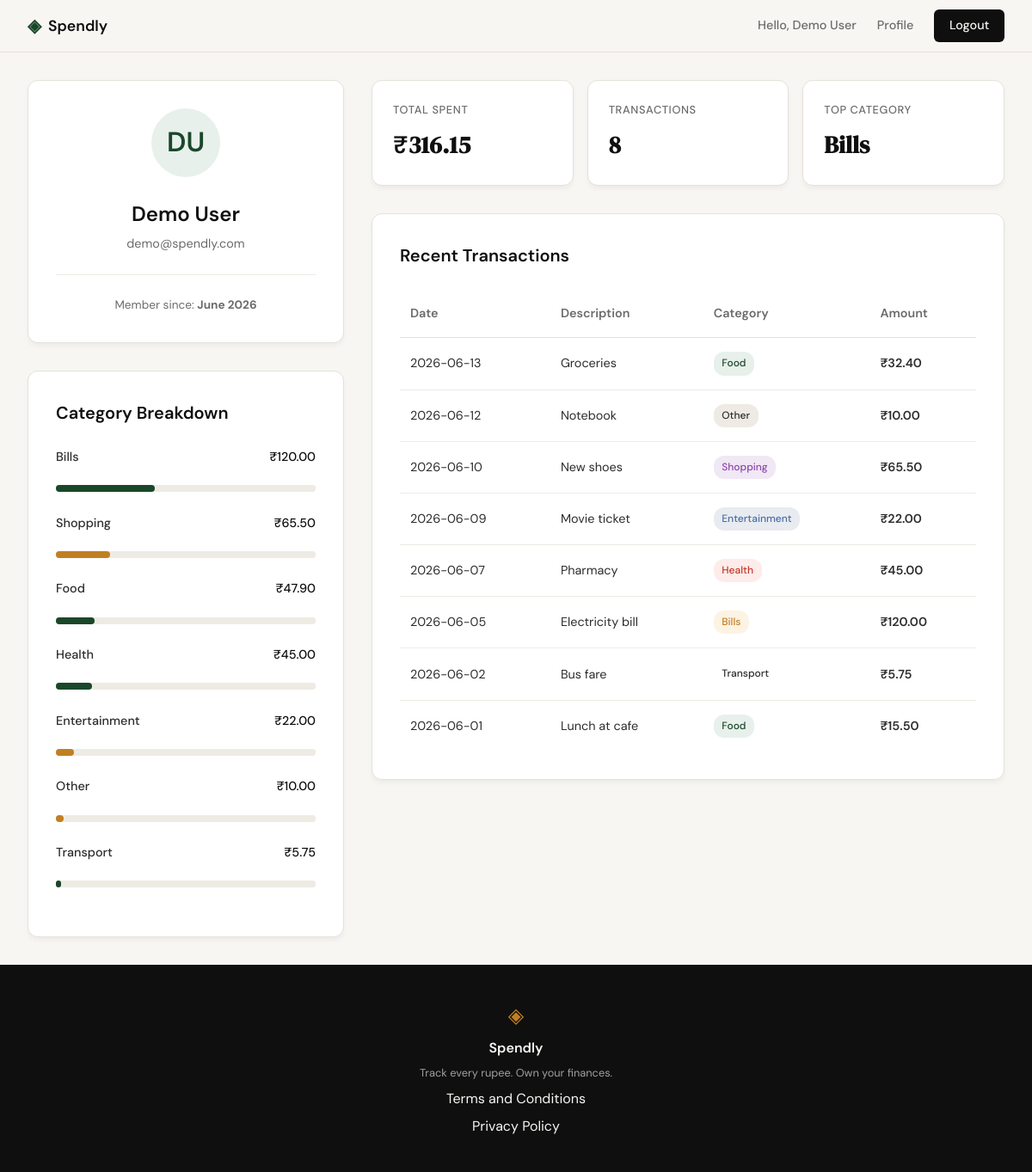
The page /profile (signed in) on the database as committed earlier.
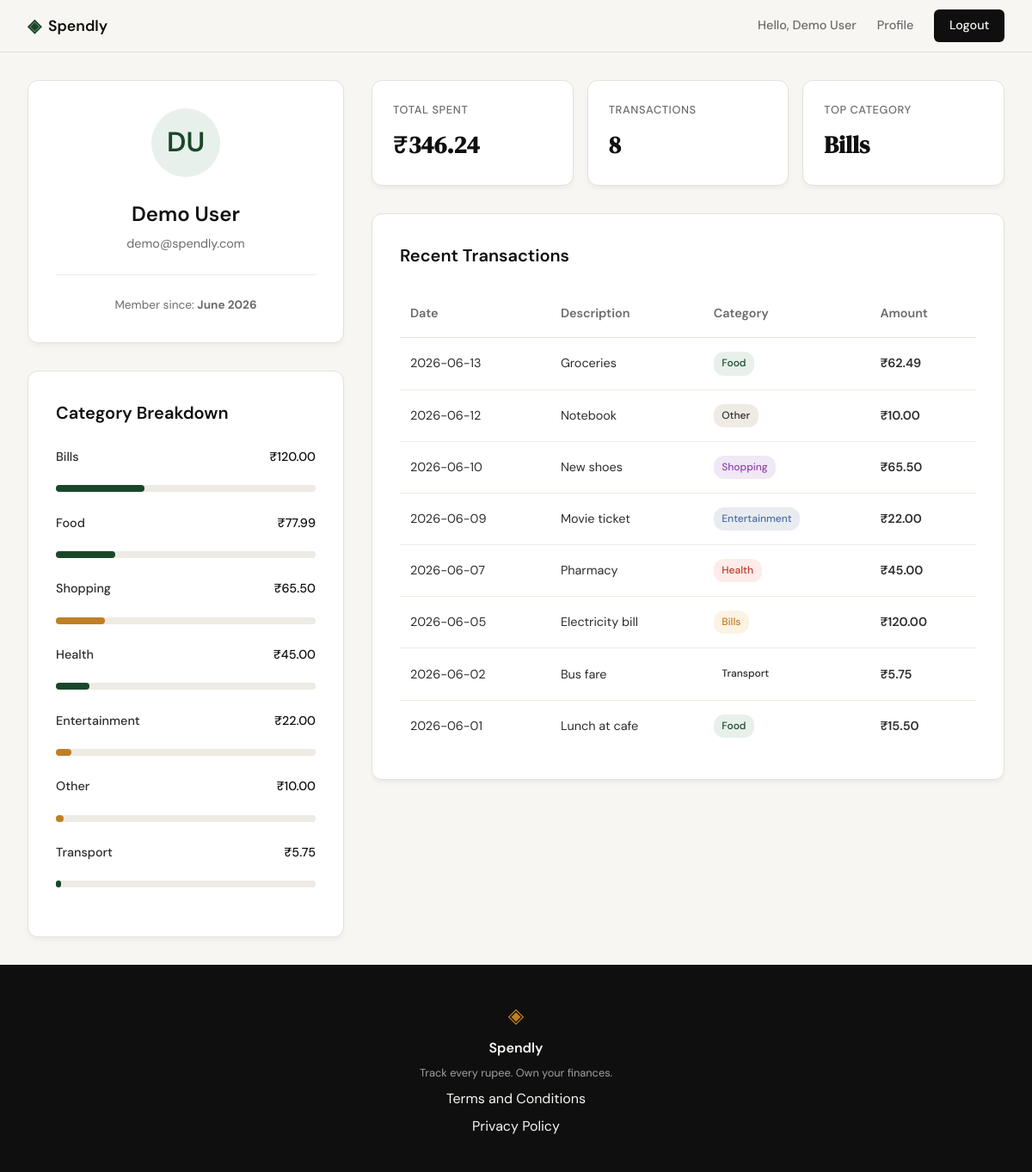
The same page on the database as committed later.
### tables this page shows
CREATE TABLE users (
            id INTEGER PRIMARY KEY AUTOINCREMENT,
            name TEXT NOT NULL,
            email TEXT UNIQUE NOT NULL,
            password_hash TEXT NOT NULL,
            created_at TEXT DEFAULT (datetime('now'))
        );

CREATE TABLE expenses (
            id INTEGER PRIMARY KEY AUTOINCREMENT,
            user_id INTEGER NOT NULL,
            amount REAL NOT NULL,
            category TEXT NOT NULL,
            date TEXT NOT NULL,
            description TEXT,
            created_at TEXT DEFAULT (datetime('now')),
            FOREIGN KEY (user_id) REFERENCES users (id)
        );

### app.py (the view)
@app.route("/profile")
def profile():
    user_id = session.get("user_id")
    if not user_id:
        return redirect(url_for("login"))
    user_db = get_user_by_id(user_id)
    if not user_db:
        session.clear()
        return redirect(url_for("login"))
    name = user_db["name"]
    parts = name.split()
    initials = "".join([p[0] for p in parts if p]).upper()[:2] if parts else "U"
    user_data = {
        "name": name,
        "email": user_db["email"],
        "initials": initials,
        "joined_date": user_db["member_since"]
    }
    db_stats = get_summary_stats(user_id)
    stats = {
        "total_spent": f"₹{db_stats['total_spent']:,.2f}",
        "transaction_count": db_stats["transaction_count"],
        "top_category": db_stats["top_category"]
    }
    db_recent = get_recent_transactions(user_id, limit=10)
    recent_expenses = [
        {
            "date": r["date"],
            "description": r["description"],
            "category": r["category"],
            "amount": f"₹{r['amount']:,.2f}"
        }
        for r in db_recent
    ]
    db_categories = get_category_breakdown(user_id)
    categories = [
        {
            "name": cat["name"],
            "amount": f"₹{cat['amount']:,.2f}",
            "percentage": cat["pct"]
        }
        for cat in db_categories
    ]
    return render_template(
        "profile.html",
        user=user_data,
        stats=stats,
        recent_expenses=recent_expenses,
        categories=categories
    )

### database/db.py (called while the page is built)
def get_db():
    conn = sqlite3.connect(DB_PATH)
    conn.row_factory = sqlite3.Row
    conn.execute("PRAGMA foreign_keys = ON;")
    return conn

### database/queries.py (called while the page is built, shortened)
def format_member_since(created_at_str):
    if not created_at_str:
        return ""
    for fmt in ("%Y-%m-%d %H:%M:%S", "%Y-%m-%d %H:%M:%S.%f", "%Y-%m-%d", "%Y-%m-%dT%H:%M:%S"):
        try:
            dt = datetime.datetime.strptime(created_at_str, fmt)
            return dt.strftime("%B %Y")
        except ValueError:
            continue

def get_user_by_id(user_id):
    conn = get_db()
    try:
        cursor = conn.cursor()
        cursor.execute("SELECT name, email, created_at FROM users WHERE id = ?;", (user_id,))
        row = cursor.fetchone()
        if not row:
            return None
        return {
            "name": row["name"],
            "email": row["email"],
            "member_since": format_member_since(row["created_at"])
        }
    finally:
        conn.close()

def get_recent_transactions(user_id, limit=10):
    conn = get_db()
    try:
        cursor = conn.cursor()
        cursor.execute("""
            SELECT date, description, category, amount
            FROM expenses
            WHERE user_id = ?
            ORDER BY date DESC, id DESC
            LIMIT ?;
        """, (user_id, limit))
        rows = cursor.fetchall()
        return [
            {
                "date": r["date"],
                "description": r["description"],
                "category": r["category"],
                "amount": r["amount"]
            }
            for r in rows
        ]
    finally:
        conn.close()

### templates/profile.html (shortened to what this page needs)
{% extends "base.html" %}
{% block content %}
<div class="profile-container">
    <aside class="profile-sidebar">
        <div class="profile-user-card">
            <div class="profile-avatar">{{ user.initials }}</div>
            <h2 class="profile-name">{{ user.name }}</h2>
            <p class="profile-email">{{ user.email }}</p>
            <div class="profile-meta">
                <p>Member since: <strong>{{ user.joined_date }}</strong></p>
            </div>
        </div>
        <div class="category-breakdown-card">
            <h3 class="card-title">Category Breakdown</h3>
            {% for cat in categories %}
            <div class="category-row">
                <div class="category-info">
                    <span class="category-name">{{ cat.name }}</span>
                    <span class="category-amount">{{ cat.amount }}</span>
                </div>
                <progress class="progress-bar-element {% if cat.name == 'Other' or cat.name == 'Entertainment' or cat.name == 'Shopping' %}progress-other{% endif %}" value="{{ cat.percentage }}" max="100"></progress>
            </div>
            {% endfor %}
        </div>
    </aside>
    <main class="profile-main">
        <div class="stats-grid">
            <div class="stat-card">
                <span class="stat-label">Total Spent</span>
                <span class="stat-value">{{ stats.total_spent }}</span>
            </div>
            <div class="stat-card">
                <span class="stat-label">Transactions</span>
                <span class="stat-value">{{ stats.transaction_count }}</span>
            </div>
            <div class="stat-card">
                <span class="stat-label">Top Category</span>
                <span class="stat-value">{{ stats.top_category }}</span>
            </div>
        </div>
        <div class="transactions-card">
            <h3 class="card-title">Recent Transactions</h3>
            <div class="table-responsive">
                <table class="transactions-table">
                    <thead>
                        <tr>
                            <th>Date</th>
                            <th>Description</th>
                            <th>Category</th>
                            <th>Amount</th>
                        </tr>
                    </thead>
                    <tbody>
                        {% for expense in recent_expenses %}
                        <tr>
                            <td>{{ expense.date }}</td>
                            <td>{{ expense.description }}</td>
                            <td>
                                <span class="badge badge-{{ expense.category | lower }}">
                                    {{ expense.category }}
                                </span>
                            </td>
                            <td class="amount-text">{{ expense.amount }}</td>
                        </tr>
                        {% endfor %}
                    </tbody>
                </table>
            </div>
        </div>
    </main>
</div>
{% endblock %}

### templates/base.html (shortened to what this page needs)
<!DOCTYPE html>
<html lang="en">
<head>
    <link rel="stylesheet" href="{{ url_for('static', filename='css/style.css') }}">
</head>
<body>
    <nav class="navbar">
        <div class="nav-inner">
            <a href="{{ url_for('landing') }}" class="nav-brand">
                <span class="brand-icon">◈</span>
                <span class="brand-name">Spendly</span>
            </a>
            <div class="nav-links">
                {% if session.get('user_id') %}
                    <span class="nav-user">Hello, {{ session.get('user_name') }}</span>
                    <a href="{{ url_for('profile') }}">Profile</a>
                    <a href="{{ url_for('logout') }}" class="nav-cta">Logout</a>
                {% else %}
                    <a href="{{ url_for('login') }}">Sign in</a>
                    <a href="{{ url_for('register') }}" class="nav-cta">Get started</a>
                {% endif %}
            </div>
        </div>
    </nav>
    <main class="main-content">
        {% block content %}{% endblock %}
    </main>
    <footer class="footer">
        <div class="footer-inner">
            <span class="brand-icon">◈</span>
            <span class="footer-name">Spendly</span>
            <p class="footer-copy">Track every rupee. Own your finances.</p>
            <a href="{{ url_for('terms') }}">Terms and Conditions</a>
            <a href="{{ url_for('privacy') }}">Privacy Policy</a>
        </div>
    </footer>
</body>
</html>

Rows that differ between the two databases and show on the page:
changed expenses "Groceries": amount "₹32.40" → "₹62.49"
Other text that changed with them:
{{ cat.percentage }}: 38 → 34 (drawn)
{{ cat.percentage }}: 21 → 19 (drawn)
{{ cat.percentage }}: 14 → 13 (drawn)
{{ cat.percentage }}: 7 → 6 (drawn)
{{ stats.total_spent }}: "₹316.15" → "₹346.24"
new list line: "Food ₹77.99"
list line gone: "Food ₹47.90"
